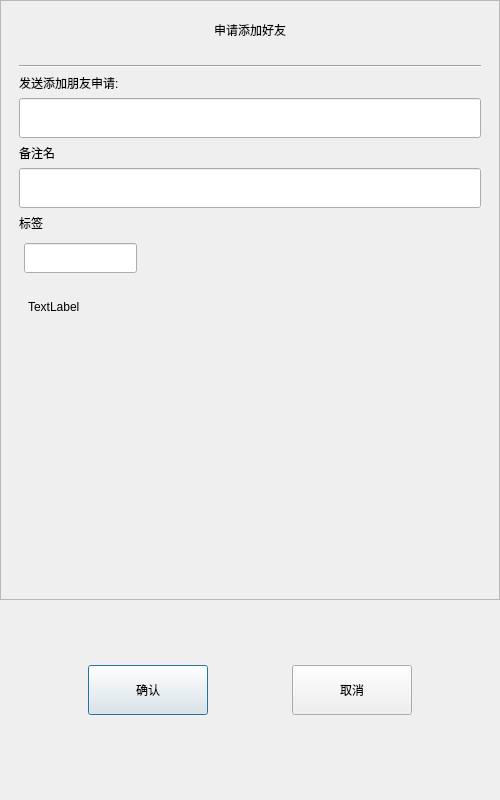
<?xml version="1.0" encoding="UTF-8"?>
<ui version="4.0">
 <class>ApplyFriend</class>
 <widget class="QDialog" name="ApplyFriend">
  <property name="geometry">
   <rect>
    <x>0</x>
    <y>0</y>
    <width>500</width>
    <height>800</height>
   </rect>
  </property>
  <property name="minimumSize">
   <size>
    <width>500</width>
    <height>800</height>
   </size>
  </property>
  <property name="maximumSize">
   <size>
    <width>500</width>
    <height>800</height>
   </size>
  </property>
  <property name="windowTitle">
   <string>Dialog</string>
  </property>
  <layout class="QVBoxLayout" name="verticalLayout">
   <property name="spacing">
    <number>0</number>
   </property>
   <property name="leftMargin">
    <number>0</number>
   </property>
   <property name="topMargin">
    <number>0</number>
   </property>
   <property name="rightMargin">
    <number>0</number>
   </property>
   <property name="bottomMargin">
    <number>0</number>
   </property>
   <item>
    <widget class="QScrollArea" name="scrollArea">
     <property name="minimumSize">
      <size>
       <width>0</width>
       <height>600</height>
      </size>
     </property>
     <property name="widgetResizable">
      <bool>true</bool>
     </property>
     <widget class="QWidget" name="scrollcontent">
      <property name="geometry">
       <rect>
        <x>0</x>
        <y>0</y>
        <width>498</width>
        <height>598</height>
       </rect>
      </property>
      <layout class="QVBoxLayout" name="verticalLayout_2">
       <item>
        <widget class="QLabel" name="apply_ib">
         <property name="minimumSize">
          <size>
           <width>0</width>
           <height>40</height>
          </size>
         </property>
         <property name="maximumSize">
          <size>
           <width>16777215</width>
           <height>40</height>
          </size>
         </property>
         <property name="text">
          <string>申请添加好友</string>
         </property>
         <property name="alignment">
          <set>Qt::AlignCenter</set>
         </property>
        </widget>
       </item>
       <item>
        <widget class="QWidget" name="apply_wid" native="true">
         <layout class="QVBoxLayout" name="verticalLayout_3">
          <item>
           <widget class="Line" name="line">
            <property name="orientation">
             <enum>Qt::Horizontal</enum>
            </property>
           </widget>
          </item>
          <item>
           <widget class="QLabel" name="label">
            <property name="maximumSize">
             <size>
              <width>16777215</width>
              <height>30</height>
             </size>
            </property>
            <property name="text">
             <string>发送添加朋友申请:</string>
            </property>
           </widget>
          </item>
          <item>
           <widget class="CustomizeEdit" name="name_ed">
            <property name="minimumSize">
             <size>
              <width>0</width>
              <height>40</height>
             </size>
            </property>
            <property name="maximumSize">
             <size>
              <width>16777215</width>
              <height>40</height>
             </size>
            </property>
           </widget>
          </item>
          <item>
           <widget class="QLabel" name="label_2">
            <property name="maximumSize">
             <size>
              <width>16777215</width>
              <height>30</height>
             </size>
            </property>
            <property name="text">
             <string>备注名</string>
            </property>
           </widget>
          </item>
          <item>
           <widget class="CustomizeEdit" name="back_ed">
            <property name="minimumSize">
             <size>
              <width>0</width>
              <height>40</height>
             </size>
            </property>
            <property name="maximumSize">
             <size>
              <width>16777215</width>
              <height>40</height>
             </size>
            </property>
           </widget>
          </item>
          <item>
           <widget class="QLabel" name="label_3">
            <property name="maximumSize">
             <size>
              <width>16777215</width>
              <height>30</height>
             </size>
            </property>
            <property name="text">
             <string>标签</string>
            </property>
           </widget>
          </item>
          <item>
           <widget class="QWidget" name="lb_group_wid" native="true">
            <layout class="QVBoxLayout" name="verticalLayout_4">
             <property name="spacing">
              <number>0</number>
             </property>
             <property name="leftMargin">
              <number>0</number>
             </property>
             <property name="topMargin">
              <number>0</number>
             </property>
             <property name="rightMargin">
              <number>0</number>
             </property>
             <property name="bottomMargin">
              <number>0</number>
             </property>
             <item>
              <widget class="QWidget" name="gridWidget" native="true">
               <property name="minimumSize">
                <size>
                 <width>0</width>
                 <height>40</height>
                </size>
               </property>
               <property name="maximumSize">
                <size>
                 <width>16777215</width>
                 <height>40</height>
                </size>
               </property>
               <widget class="CustomizeEdit" name="lb_ed">
                <property name="geometry">
                 <rect>
                  <x>5</x>
                  <y>5</y>
                  <width>113</width>
                  <height>30</height>
                 </rect>
                </property>
               </widget>
              </widget>
             </item>
             <item>
              <widget class="QWidget" name="input_tip_wid" native="true">
               <layout class="QVBoxLayout" name="verticalLayout_5">
                <item>
                 <widget class="ClickedOnceLabel" name="tip_lb">
                  <property name="minimumSize">
                   <size>
                    <width>0</width>
                    <height>40</height>
                   </size>
                  </property>
                  <property name="maximumSize">
                   <size>
                    <width>16777215</width>
                    <height>40</height>
                   </size>
                  </property>
                  <property name="text">
                   <string>TextLabel</string>
                  </property>
                 </widget>
                </item>
               </layout>
              </widget>
             </item>
            </layout>
           </widget>
          </item>
          <item>
           <widget class="QWidget" name="widget" native="true">
            <layout class="QHBoxLayout" name="horizontalLayout_2">
             <property name="leftMargin">
              <number>0</number>
             </property>
             <property name="topMargin">
              <number>0</number>
             </property>
             <property name="rightMargin">
              <number>0</number>
             </property>
             <property name="bottomMargin">
              <number>0</number>
             </property>
             <item>
              <widget class="QWidget" name="lb_list" native="true">
               <property name="minimumSize">
                <size>
                 <width>350</width>
                 <height>0</height>
                </size>
               </property>
              </widget>
             </item>
             <item>
              <widget class="QWidget" name="more_li_wid" native="true">
               <property name="maximumSize">
                <size>
                 <width>70</width>
                 <height>16777215</height>
                </size>
               </property>
               <layout class="QVBoxLayout" name="verticalLayout_6">
                <property name="spacing">
                 <number>0</number>
                </property>
                <property name="leftMargin">
                 <number>20</number>
                </property>
                <property name="topMargin">
                 <number>0</number>
                </property>
                <property name="rightMargin">
                 <number>0</number>
                </property>
                <property name="bottomMargin">
                 <number>0</number>
                </property>
                <item>
                 <spacer name="verticalSpacer_3">
                  <property name="orientation">
                   <enum>Qt::Vertical</enum>
                  </property>
                  <property name="sizeHint" stdset="0">
                   <size>
                    <width>20</width>
                    <height>40</height>
                   </size>
                  </property>
                 </spacer>
                </item>
                <item>
                 <widget class="ClickedOnceLabel" name="more_lb">
                  <property name="minimumSize">
                   <size>
                    <width>40</width>
                    <height>40</height>
                   </size>
                  </property>
                  <property name="maximumSize">
                   <size>
                    <width>40</width>
                    <height>40</height>
                   </size>
                  </property>
                  <property name="text">
                   <string/>
                  </property>
                 </widget>
                </item>
                <item>
                 <spacer name="verticalSpacer_4">
                  <property name="orientation">
                   <enum>Qt::Vertical</enum>
                  </property>
                  <property name="sizeHint" stdset="0">
                   <size>
                    <width>20</width>
                    <height>40</height>
                   </size>
                  </property>
                 </spacer>
                </item>
               </layout>
              </widget>
             </item>
            </layout>
           </widget>
          </item>
         </layout>
        </widget>
       </item>
      </layout>
     </widget>
    </widget>
   </item>
   <item>
    <spacer name="verticalSpacer">
     <property name="orientation">
      <enum>Qt::Vertical</enum>
     </property>
     <property name="sizeType">
      <enum>QSizePolicy::Fixed</enum>
     </property>
     <property name="sizeHint" stdset="0">
      <size>
       <width>20</width>
       <height>40</height>
      </size>
     </property>
    </spacer>
   </item>
   <item>
    <widget class="QWidget" name="apply_sure_wid" native="true">
     <property name="minimumSize">
      <size>
       <width>0</width>
       <height>100</height>
      </size>
     </property>
     <layout class="QHBoxLayout" name="horizontalLayout">
      <item>
       <spacer name="horizontalSpacer">
        <property name="orientation">
         <enum>Qt::Horizontal</enum>
        </property>
        <property name="sizeHint" stdset="0">
         <size>
          <width>40</width>
          <height>20</height>
         </size>
        </property>
       </spacer>
      </item>
      <item>
       <widget class="ClickedBtn" name="sure_btn">
        <property name="minimumSize">
         <size>
          <width>120</width>
          <height>50</height>
         </size>
        </property>
        <property name="text">
         <string>确认</string>
        </property>
       </widget>
      </item>
      <item>
       <spacer name="horizontalSpacer_2">
        <property name="orientation">
         <enum>Qt::Horizontal</enum>
        </property>
        <property name="sizeHint" stdset="0">
         <size>
          <width>40</width>
          <height>20</height>
         </size>
        </property>
       </spacer>
      </item>
      <item>
       <widget class="ClickedBtn" name="cancel_btn">
        <property name="minimumSize">
         <size>
          <width>120</width>
          <height>50</height>
         </size>
        </property>
        <property name="text">
         <string>取消</string>
        </property>
       </widget>
      </item>
      <item>
       <spacer name="horizontalSpacer_3">
        <property name="orientation">
         <enum>Qt::Horizontal</enum>
        </property>
        <property name="sizeHint" stdset="0">
         <size>
          <width>40</width>
          <height>20</height>
         </size>
        </property>
       </spacer>
      </item>
     </layout>
    </widget>
   </item>
   <item>
    <spacer name="verticalSpacer_2">
     <property name="orientation">
      <enum>Qt::Vertical</enum>
     </property>
     <property name="sizeHint" stdset="0">
      <size>
       <width>20</width>
       <height>40</height>
      </size>
     </property>
    </spacer>
   </item>
  </layout>
 </widget>
 <customwidgets>
  <customwidget>
   <class>ClickedBtn</class>
   <extends>QPushButton</extends>
   <header location="global">clickedbtn.h</header>
  </customwidget>
  <customwidget>
   <class>CustomizeEdit</class>
   <extends>QLineEdit</extends>
   <header location="global">customizeedit.h</header>
  </customwidget>
  <customwidget>
   <class>ClickedOnceLabel</class>
   <extends>QLabel</extends>
   <header>clickedoncelabel.h</header>
  </customwidget>
 </customwidgets>
 <resources/>
 <connections/>
</ui>
